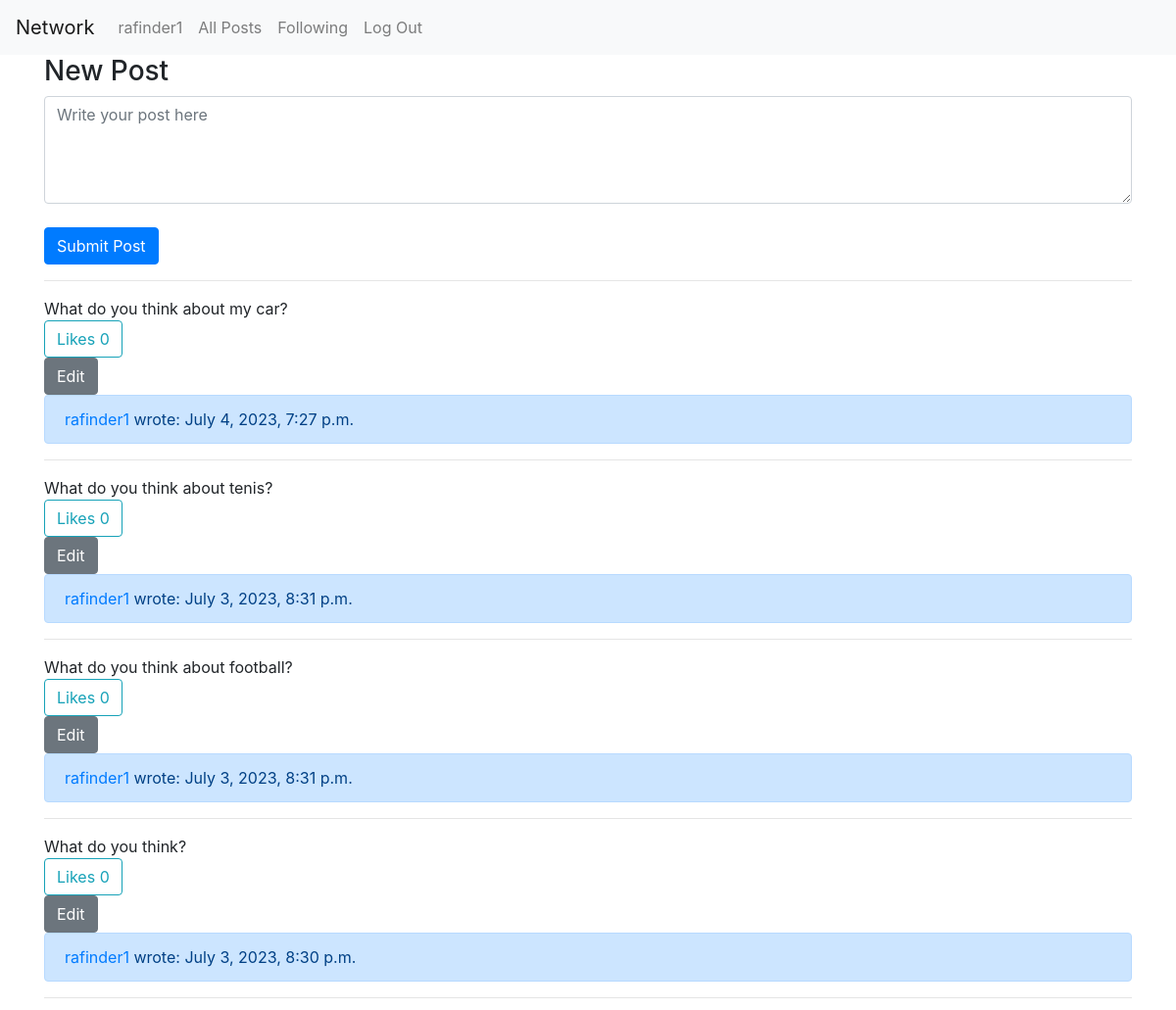
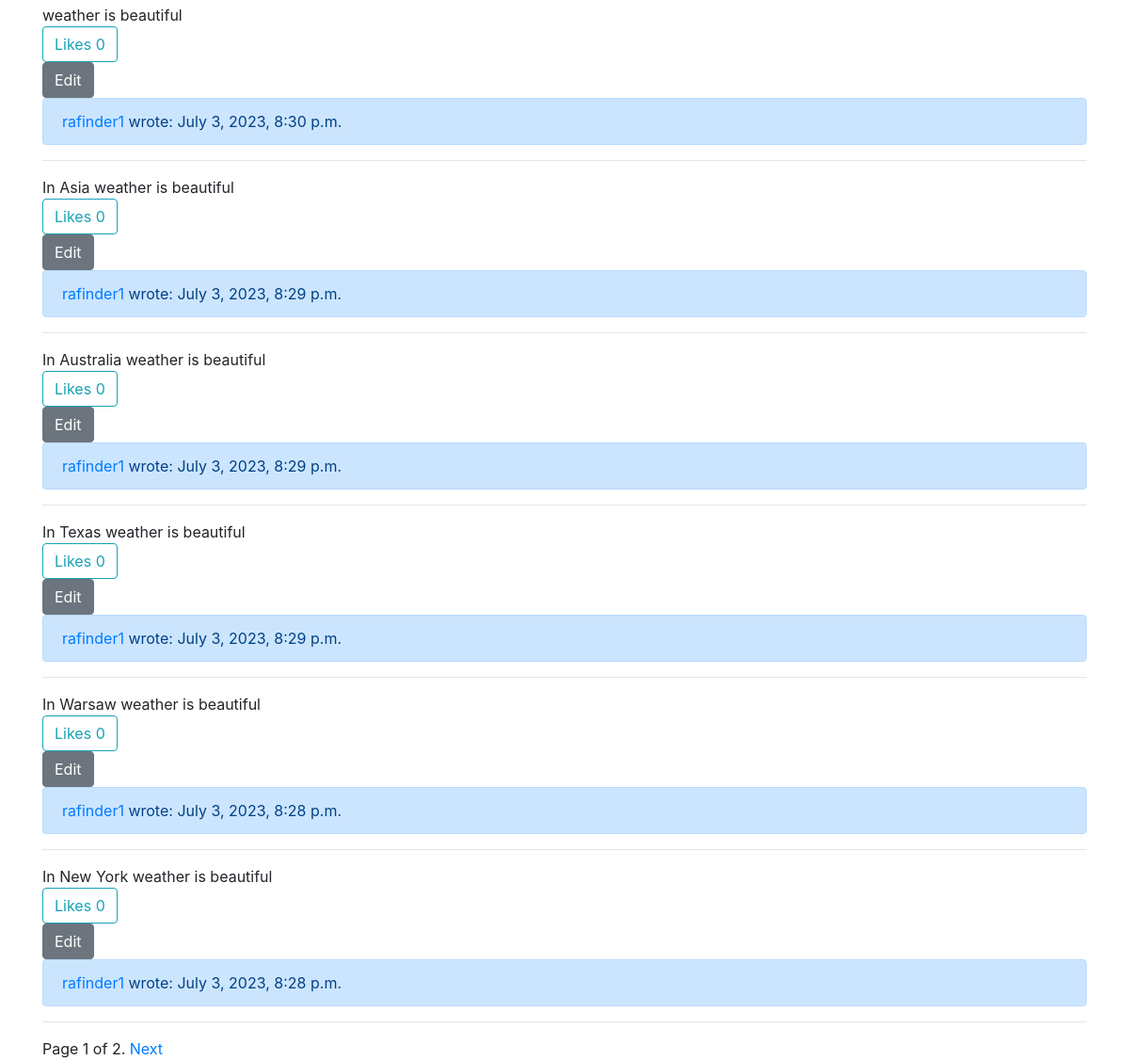
Screenshot of / (signed in) with the database file from the repository (2 pictures, top to bottom).
### network/models.py (models this page shows, shortened)
class User(AbstractUser):
    posts = models.ForeignKey('Post', on_delete=models.CASCADE, default=None, null=True, blank=True)
    followers = models.ManyToManyField('self', blank=True, related_name='followers_users', symmetrical=False)
    following = models.ManyToManyField('self', blank=True, related_name='following_users', symmetrical=False)

class Post(models.Model):
    author = models.ForeignKey(User, on_delete=models.CASCADE, default=None, null=True, blank=True)
    text = models.CharField(max_length=500)
    date = models.DateTimeField(auto_now_add=True)
    likes = models.ManyToManyField(User, blank=True, related_name='likes_users')

### network/views.py (the view)
# urls.py: path("", views.index, name="index"),
def index(request):
    posts = Post.objects.all()
    posts = posts.order_by("-date")
    paginator = Paginator(posts, 10)
    page = request.GET.get('page')
    try:
        posts_pag = paginator.page(page)
    except PageNotAnInteger:
        posts_pag = paginator.page(1)
    except EmptyPage:
        posts_pag = paginator.page(paginator.num_pages)
    if request.user.is_authenticated:
        liked_posts = request.user.likes_users.all()
    else:
        liked_posts = []
    return render(request, "network/index.html", {
        "posts": posts_pag,
        "liked_posts": liked_posts
    })

### network/templates/network/index.html (shortened to what this page needs)
{% extends "network/layout.html" %}
{% load static %}
{% block body %}
{% if user.is_authenticated %}
<div class="container">
    <div id="new-post" >
        <h3>New Post</h3>
        <form id="compose-post">
            <textarea class="form-control" id="post-text" rows="4" placeholder="Write your post here"></textarea>
            <br>
            <button class="btn btn-primary" type="submit">Submit Post</button>
            <hr>
        </form>
    </div>
{% endif %}
    <div class="posts-block">
        {% for post in posts %}
            <div class="post-{{post.id}} post">
                <div class="text-{{post.id}} elem-post">{{post.text}}</div>
                {% if user.is_authenticated %}
                    {% if post in liked_posts %}
                        <div class="like"  data-userid="{{ user.id }}">
                            <button class="liker added btn btn-outline-info" type="button" id='liker-{{post.id}}' data-post-id = {{post.id}}>Likes
                                <span class="likes_number" id='num-{{post.id}}'> {{post.likes.count}}</span>
                            </button>
                        </div>
                    {% else %}
                        <div class="like" data-postid="{{ post.id }}" data-userid="{{ user.id }}">
                            <button class="liker btn btn-outline-info" type="button" id='liker-{{post.id}}' data-post-id = {{post.id}}>Likes
                                <span class="likes_number" id='num-{{post.id}}'>{{post.likes.count}}</span>
                            </button>
                        </div>
                     {%endif%}
                {% else %}
                        <div class=" ">
                            <span class="likes_number btn btn-outline-info" id='num-{{post.id}}'>Likes {{post.likes.count}}</span>
                        </div>
                {%endif%}
                {% if user.is_authenticated and user == post.author%}
                    <div class='edit_post-{{post.id}} edit_post' data-post-id = {{post.id}}>
                        <button class="btn btn-secondary edit-btn" data-post-id="{{post.id}}">Edit</button>
                    </div>
                {% endif %}
                <div class="alert alert-primary">
                    <a class="profile-name" href="profile/{{ post.author }}">{{ post.author }}</a> wrote: {{post.date}}
                </div>
                <hr>
            </div>
        {% endfor %}
    </div>
    {% include "network/pagination.html" with page=posts %}
{% endblock %}

### network/templates/network/layout.html (shortened to what this page needs)
{% load static %}
<!DOCTYPE html>
<html lang="en">
    <head>
        <link rel="stylesheet" href="https://stackpath.bootstrapcdn.com/bootstrap/4.4.1/css/bootstrap.min.css">
        <link href="{% static 'network/styles.css' %}" rel="stylesheet">
    </head>
    <body>
        <nav class="navbar navbar-expand-lg navbar-light bg-light">
            <a class="navbar-brand" href="{% url 'index' %}">Network</a>
            <div>
              <ul class="navbar-nav mr-auto">
                {% if user.is_authenticated %}
                    <li class="nav-item">
                        <a class="nav-link profile-name" href="{% url 'profile' user.username %}">{{ user.username }}</a>
                    </li>
                {% endif %}
                <li class="nav-item">
                  <a class="nav-link" href="{% url 'index' %}">All Posts</a>
                </li>
                {% if user.is_authenticated %}
                    <li class="nav-item">
                        <a class="nav-link" id="fol_posts" href="{% url 'fol_posts' %}">Following</a>
                    </li>
                    <li class="nav-item">
                        <a class="nav-link" href="{% url 'logout' %}">Log Out</a>
                    </li>
                {% endif %}
              </ul>
            </div>
          </nav>
        <div class="body">
            {% block body %}
            {% endblock %}
        </div>
    </body>
</html>

### rows the page displays
User: username "rafinder1"
Post: text "What do you think about my car?", likes.count "0", author "rafinder1", date "July 4, 2023, 7:27 p.m."
Post: text "What do you think about tenis?", likes.count "0", author "rafinder1", date "July 3, 2023, 8:31 p.m."
Post: text "What do you think about football?", likes.count "0", author "rafinder1", date "July 3, 2023, 8:31 p.m."
Post: text "What do you think?", likes.count "0", author "rafinder1", date "July 3, 2023, 8:30 p.m."
Post: text "weather is beautiful", likes.count "0", author "rafinder1", date "July 3, 2023, 8:30 p.m."
Post: text "In Asia weather is beautiful", likes.count "0", author "rafinder1", date "July 3, 2023, 8:29 p.m."
Post: text "In Australia weather is beautiful", likes.count "0", author "rafinder1", date "July 3, 2023, 8:29 p.m."
Post: text "In Texas weather is beautiful", likes.count "0", author "rafinder1", date "July 3, 2023, 8:29 p.m."
Post: text "In Warsaw weather is beautiful", likes.count "0", author "rafinder1", date "July 3, 2023, 8:28 p.m."
Post: text "In New York weather is beautiful", likes.count "0", author "rafinder1", date "July 3, 2023, 8:28 p.m."

### other values shown
{{ page.number }} "1"
{{ page.paginator.num_pages }} "2"
